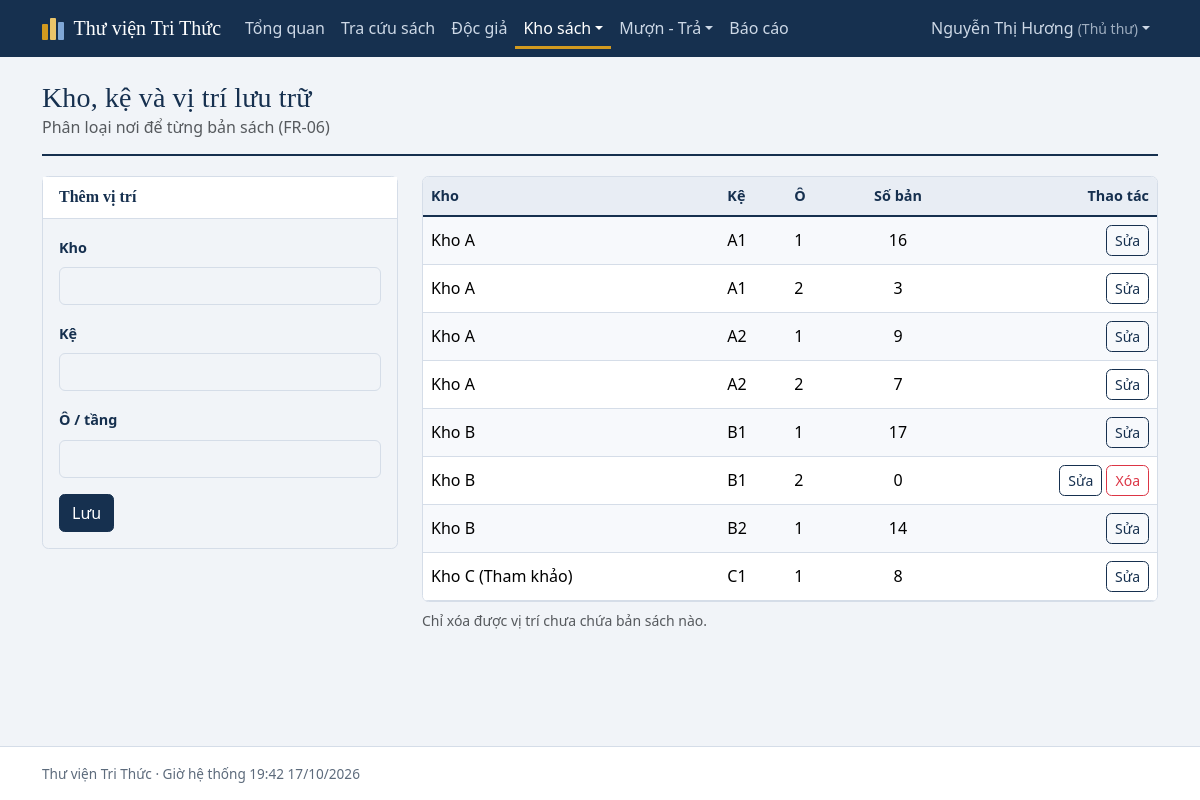
The app's page /staff/locations.php (signed in) with its own data.
### tables this page shows
CREATE TABLE users (
  user_id            BIGINT AUTO_INCREMENT PRIMARY KEY,
  role_id            INT NOT NULL,
  username           VARCHAR(50)  NOT NULL UNIQUE,
  email              VARCHAR(100) NOT NULL UNIQUE,
  password_hash      VARCHAR(255) NOT NULL,
  full_name          VARCHAR(100) NOT NULL,
  phone              VARCHAR(20)  NULL,
  address            VARCHAR(255) NULL,
  status             ENUM('ACTIVE','LOCKED','INACTIVE') NOT NULL DEFAULT 'ACTIVE',
  failed_login_count INT NOT NULL DEFAULT 0,
  locked_until       DATETIME NULL,
  created_at         DATETIME NOT NULL DEFAULT CURRENT_TIMESTAMP,
  CONSTRAINT fk_users_role FOREIGN KEY (role_id) REFERENCES roles(role_id)
);

CREATE TABLE roles (
  role_id    INT AUTO_INCREMENT PRIMARY KEY,
  role_code  VARCHAR(20)  NOT NULL UNIQUE,       
  role_name  VARCHAR(50)  NOT NULL
);

CREATE TABLE storage_locations (
  location_id INT AUTO_INCREMENT PRIMARY KEY,
  warehouse   VARCHAR(50) NOT NULL,
  shelf       VARCHAR(20) NOT NULL,
  slot        VARCHAR(20) NOT NULL DEFAULT '',
  UNIQUE KEY uq_loc (warehouse, shelf, slot)
);

### includes/init.php (called while the page is built, shortened)
<?php
function cfg(string $key, $default = null) {
    $v = $GLOBALS['CFG'];
    foreach (explode('.', $key) as $k) {
        $v = $v[$k];
    }
    return $v;
}
function url(string $path = ''): string { return BASE_URL . '/' . ltrim($path, '/'); }
function e($s): string { return htmlspecialchars((string)$s, ENT_QUOTES, 'UTF-8'); }
function db(): PDO {
    static $pdo = null;
    if ($pdo) return $pdo;
    $c = cfg('db');
    try {
        $pdo = new PDO("mysql:host={$c['host']};dbname={$c['name']};charset={$c['charset']}", $c['user'], $c['pass'], [
            PDO::ATTR_ERRMODE => PDO::ERRMODE_EXCEPTION,
            PDO::ATTR_DEFAULT_FETCH_MODE => PDO::FETCH_ASSOC,
            PDO::ATTR_EMULATE_PREPARES => false,
        ]);
    } catch (PDOException $ex) {
        http_response_code(500);
        exit('<meta charset="utf-8"><h3>Không kết nối được cơ sở dữ liệu</h3><p>Hãy bật MySQL trong XAMPP, import <code>database/library_db.sql</code> bằng phpMyAdmin và kiểm tra <code>config/config.php</code>.</p>');
    }
    $pdo->exec("SET time_zone = '" . (new DateTime())->format('P') . "'");
    return $pdo;
}
function run(string $sql, array $p = []): PDOStatement { $st = db()->prepare($sql); $st->execute($p); return $st; }
function fetch_one(string $sql, array $p = []): ?array { $r = run($sql, $p)->fetch(); return $r === false ? null : $r; }
function fetch_all(string $sql, array $p = []): array { return run($sql, $p)->fetchAll(); }
function user(): ?array {
    static $u = false;
    if ($u !== false) return $u;
    $u = null;
    if (!empty($_SESSION['uid'])) {
        $r = fetch_one("SELECT u.*, r.role_code, r.role_name FROM users u JOIN roles r ON r.role_id = u.role_id WHERE u.user_id = ?", [$_SESSION['uid']]);
        if ($r && $r['status'] === 'ACTIVE') $u = $r; else unset($_SESSION['uid']);
    }
    return $u;
}
function is_staff(?array $u = null): bool { $u = $u ?? user(); return $u && in_array($u['role_code'], ['LIBRARIAN', 'ADMIN'], true); }
function is_admin(?array $u = null): bool { $u = $u ?? user(); return $u && $u['role_code'] === 'ADMIN'; }
function require_login(array $roles = []): array {
    $u = user();
    return $u;
}
function require_staff(): array { return require_login(['LIBRARIAN', 'ADMIN']); }
require_once ROOT . '/includes/layout.php';

### staff/locations.php (the view, shortened to what this page needs)
<?php
require __DIR__ . '/../includes/init.php';
$u = require_staff();
$edit = (int)g('edit');
$cur = $edit ? fetch_one("SELECT * FROM storage_locations WHERE location_id = ?", [$edit]) : null;
$rows = fetch_all("SELECT l.*, (SELECT COUNT(*) FROM book_copies c WHERE c.location_id = l.location_id) AS copies FROM storage_locations l ORDER BY l.warehouse, l.shelf, l.slot");
page_start('Kho / kệ / vị trí');
page_head('Kho, kệ và vị trí lưu trữ', 'Phân loại nơi để từng bản sách (FR-06)');
?>
<div class="row g-4">
  <div class="col-lg-4">
    <form method="post" class="card"><?= csrf_field() ?><input type="hidden" name="action" value="save"><input type="hidden" name="location_id" value="<?= (int)($cur['location_id'] ?? 0) ?>">
      <div class="card-header"><?= $cur ? 'Sửa vị trí' : 'Thêm vị trí' ?></div>
      <div class="card-body">
        <div class="mb-3"><label class="form-label" for="warehouse">Kho</label><input class="form-control" id="warehouse" name="warehouse" list="whs" value="<?= e($cur['warehouse'] ?? '') ?>" required></div>
        <div class="mb-3"><label class="form-label" for="shelf">Kệ</label><input class="form-control" id="shelf" name="shelf" value="<?= e($cur['shelf'] ?? '') ?>" required></div>
        <div class="mb-3"><label class="form-label" for="slot">Ô / tầng</label><input class="form-control" id="slot" name="slot" value="<?= e($cur['slot'] ?? '') ?>"></div>
        <button class="btn btn-primary" type="submit">Lưu</button>
      </div></form>
  </div>
  <div class="col-lg-8">
    <div class="table-wrap"><div class="table-responsive"><table class="table table-striped mb-0">
      <thead><tr><th>Kho</th><th>Kệ</th><th>Ô</th><th class="text-center">Số bản</th><th class="text-end">Thao tác</th></tr></thead><tbody>
      <?php foreach ($rows as $r): ?>
      <tr><td><?= e($r['warehouse']) ?></td><td><?= e($r['shelf']) ?></td><td><?= e($r['slot'] ?: '—') ?></td>
        <td class="text-center"><?= (int)$r['copies'] ?></td>
        <td class="text-end text-nowrap"><a class="btn btn-sm btn-outline-primary" href="<?= e(url('staff/locations.php?edit=' . $r['location_id'])) ?>">Sửa</a>
          <?php if ((int)$r['copies'] === 0): ?><form method="post" class="d-inline" data-confirm="Xóa vị trí trống này?"><button class="btn btn-sm btn-outline-danger" type="submit">Xóa</button></form><?php endif; ?></td></tr>
      <?php endforeach; ?></tbody></table></div></div>
    <p class="small text-muted mt-2">Chỉ xóa được vị trí chưa chứa bản sách nào.</p>
  </div>
</div>
<?php page_end();

### includes/layout.php (shortened to what this page needs)
<?php
function nav_link(string $path, string $label, string $cur): string {
    $active = $cur === url($path) ? ' active' : '';
    return '<li class="nav-item"><a class="nav-link' . $active . '" href="' . e(url($path)) . '">' . e($label) . '</a></li>';
}
function nav_dropdown(string $label, array $items, string $cur): string {
    $on = false; $li = '';
    foreach ($items as $path => $text) {
        $a = ($cur === url($path)); $on = $on || $a;
        $li .= '<li><a class="dropdown-item' . ($a ? ' active' : '') . '" href="' . e(url($path)) . '">' . e($text) . '</a></li>';
    }
    return '<li class="nav-item dropdown"><a class="nav-link dropdown-toggle' . ($on ? ' active' : '') . '" href="#" role="button" data-bs-toggle="dropdown" aria-expanded="false">' . e($label) . '</a><ul class="dropdown-menu">' . $li . '</ul></li>';
}
function page_start(string $title, array $o = []): void {
    $u = user();
    $cur = $_SERVER['SCRIPT_NAME'] ?? '';
    $app = cfg('app.name');
    ?><!doctype html>
<html lang="vi">
<head>
<link rel="stylesheet" href="<?= e(url('assets/vendor/bootstrap/bootstrap.min.css')) ?>">
<link rel="stylesheet" href="<?= e(url('assets/css/style.css')) ?>">
</head>
<body>
<nav class="navbar navbar-expand-lg app-nav no-print">
  <div class="container">
    <a class="navbar-brand" href="<?= e(url($u && is_staff($u) ? 'staff/index.php' : 'index.php')) ?>">
      <span class="spines" aria-hidden="true"><i></i><i></i><i></i></span><?= e($app) ?>
    </a>
    <div class="collapse navbar-collapse" id="nav">
      <ul class="navbar-nav me-auto">
<?php
    if ($u && is_staff($u)) {
        echo nav_link('staff/index.php', 'Tổng quan', $cur);
        echo nav_link('index.php', 'Tra cứu sách', $cur);
        echo nav_link('staff/readers.php', 'Độc giả', $cur);
        echo nav_dropdown('Kho sách', ['staff/titles.php' => 'Đầu sách', 'staff/copies.php' => 'Bản sách', 'staff/locations.php' => 'Kho / kệ / vị trí'], $cur);
        echo nav_dropdown('Mượn - Trả', ['staff/loan_new.php' => 'Lập phiếu mượn', 'staff/return.php' => 'Lập phiếu trả', 'staff/reservations.php' => 'Duyệt đặt giữ', 'staff/fines.php' => 'Tiền phạt'], $cur);
        echo nav_link('staff/reports.php', 'Báo cáo', $cur);
    } elseif ($u) {
        echo nav_link('index.php', 'Tra cứu sách', $cur);
        echo nav_link('reader/reservations.php', 'Đặt giữ của tôi', $cur);
        echo nav_link('reader/history.php', 'Mượn - trả - phạt', $cur);
    } else {
        echo nav_link('index.php', 'Tra cứu sách', $cur);
    }
?>
      </ul>
      <ul class="navbar-nav align-items-lg-center">
<?php if ($u): ?>
        <li class="nav-item dropdown">
          <a class="nav-link dropdown-toggle" href="#" role="button" data-bs-toggle="dropdown" aria-expanded="false"><?= e($u['full_name']) ?> <small class="opacity-75">(<?= e($u['role_name']) ?>)</small></a>
        </li>
<?php else: ?>
        <li class="nav-item"><a class="nav-link" href="<?= e(url('login.php')) ?>">Đăng nhập</a></li>
        <li class="nav-item"><a class="btn btn-sm btn-accent ms-lg-2" href="<?= e(url('register.php')) ?>">Đăng ký</a></li>
<?php endif; ?>
      </ul>
    </div>
  </div>
</nav>
<main class="container py-4">
<?php
}
function page_end(): void {
    ?></main>
<footer class="app-footer no-print"><div class="container"><?= e(cfg('app.name')) ?> · Giờ hệ thống <?= date('H:i d/m/Y') ?></div></footer>
</body>
</html>
<?php
}
function page_head(string $h, string $sub = '', string $actions = ''): void {
    echo '<div class="page-head"><div><h1>' . e($h) . '</h1>' . ($sub !== '' ? '<p class="text-muted mb-0">' . e($sub) . '</p>' : '') . '</div>' . ($actions !== '' ? '<div class="no-print">' . $actions . '</div>' : '') . '</div>';
}

### assets/css/style.css (style rules this page uses)
:root { --ink:#16304f; --ink-2:#0f2239; --blue:#2a62a8; --brass:#d29a1f; --brass-d:#a97800; --paper:#f1f4f8; --line:#d5dde8; --text:#1d2733; --muted:#5d6b7c; --bs-body-bg:var(--paper); --bs-body-color:var(--text); --bs-link-color:var(--blue); --bs-link-hover-color:var(--ink); --bs-border-color:var(--line); --serif:"Iowan Old Style","Palatino Linotype",Palatino,"Book Antiqua",Georgia,serif; }
body { font-family:system-ui,-apple-system,"Segoe UI",Roboto,"Helvetica Neue",Arial,sans-serif;min-height:100vh;display:flex;flex-direction:column;line-height:1.55 }
main { flex:1 }
h1,h2,h3,.h1,.h2,.h3 { font-family:var(--serif);color:var(--ink);letter-spacing:.005em }
h1 { font-size:1.75rem }
a { text-underline-offset:2px }
.app-nav { background:var(--ink);--bs-navbar-color:#cdd8e6;--bs-navbar-hover-color:#fff;--bs-navbar-active-color:#fff;--bs-navbar-brand-color:#fff;--bs-navbar-brand-hover-color:#fff;--bs-navbar-toggler-border-color:rgba(255,255,255,.4) }
.app-nav .navbar-brand { font-family:var(--serif);font-size:1.25rem;display:flex;align-items:center;gap:.6rem }
.app-nav .nav-link.active { box-shadow:inset 0 -3px 0 var(--brass) }
.spines { display:inline-flex;align-items:flex-end;gap:2px;height:22px }
.spines i { display:block;width:6px;border-radius:1px;background:var(--brass) }
.spines i:nth-child(1) { height:16px }
.spines i:nth-child(2) { height:22px;background:#e9c46a }
.spines i:nth-child(3) { height:18px;background:#7fa7d6 }
.btn { border-radius:.35rem }
.btn-primary { --bs-btn-bg:var(--ink);--bs-btn-border-color:var(--ink);--bs-btn-hover-bg:var(--ink-2);--bs-btn-hover-border-color:var(--ink-2);--bs-btn-active-bg:#0a1829;--bs-btn-active-border-color:#0a1829;--bs-btn-disabled-bg:var(--ink);--bs-btn-disabled-border-color:var(--ink) }
.btn-outline-primary { --bs-btn-color:var(--ink);--bs-btn-border-color:var(--ink);--bs-btn-hover-bg:var(--ink);--bs-btn-hover-border-color:var(--ink);--bs-btn-active-bg:var(--ink);--bs-btn-active-border-color:var(--ink) }
.page-head { display:flex;justify-content:space-between;align-items:flex-end;gap:1rem;flex-wrap:wrap;margin-bottom:1.25rem;padding-bottom:.9rem;border-bottom:2px solid var(--ink) }
.page-head h1 { margin:0 }
.card { border-color:var(--line);border-radius:.4rem;box-shadow:none }
.card-header { background:#fff;font-family:var(--serif);color:var(--ink);font-weight:600;border-bottom-color:var(--line) }
.table { --bs-table-bg:#fff;--bs-table-striped-bg:#f7f9fc }
.table thead th { background:#e8edf4;color:var(--ink);font-weight:600;font-size:.9rem;white-space:nowrap;border-bottom:2px solid var(--ink) }
.table td,.table th { vertical-align:middle }
.table-wrap { background:#fff;border:1px solid var(--line);border-radius:.4rem;overflow:hidden }
.form-label { font-weight:600;font-size:.9rem;color:var(--ink) }
.app-footer { border-top:1px solid var(--line);padding:1rem 0;color:var(--muted);font-size:.85rem;background:#fff }

### records on screen
users: full_name "Nguyễn Thị Hương", role.role_name "Thủ thư"
storage_locations: warehouse "Kho A", shelf "A1", slot "1", copies "16"
storage_locations: warehouse "Kho A", shelf "A1", slot "2", copies "3"
storage_locations: warehouse "Kho A", shelf "A2", slot "1", copies "9"
storage_locations: warehouse "Kho A", shelf "A2", slot "2", copies "7"
storage_locations: warehouse "Kho B", shelf "B1", slot "1", copies "17"
storage_locations: warehouse "Kho B", shelf "B1", slot "2", copies "0"
storage_locations: warehouse "Kho B", shelf "B2", slot "1", copies "14"
storage_locations: warehouse "Kho C (Tham khảo)", shelf "C1", slot "1", copies "8"

### other values on screen
$app "Thư viện Tri Thức"
$label "Tổng quan Tra cứu sách Độc giả Báo cáo"
$label "Kho sách Mượn - Trả"
$h "Kho, kệ và vị trí lưu trữ"
$sub "Phân loại nơi để từng bản sách (FR-06)"
cfg('app.name') "Thư viện Tri Thức"
